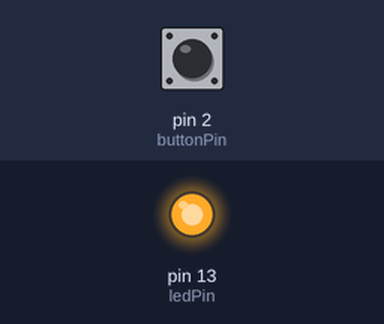
The sketch below on a simulated Arduino Uno, built with avr-gcc and run on an emulated ATmega328P. Parts: output pins drawn as LEDs (lit = HIGH). Inputs (shaded band) come from the test bench; at power-on: pin 2 (buttonPin) HIGH.

Above: at 1.2 s.
1.3 s: pin 2 (buttonPin) pulled LOW for 0.15 s
At 1.37 s:
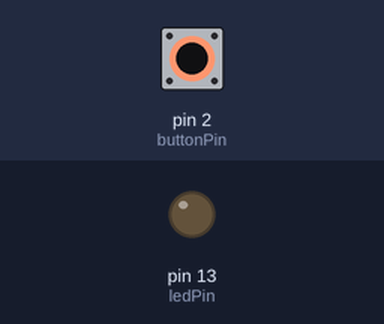
2.9 s: pin 2 (buttonPin) pulled LOW for 3.2 s
At 7.5 s:
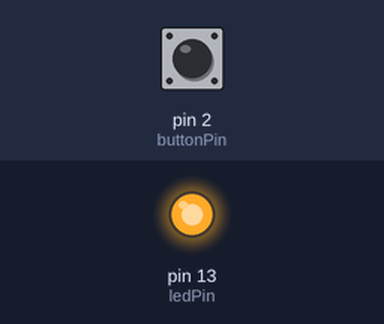
Timing chart, 0 to 9.0 s (numbered marks = the images above; inputs shaded):
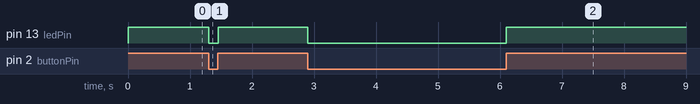

The sketch:

exemplo_4_bounce.ino
```cpp
#include <Bounce2.h>//https://github.com/thomasfredericks/Bounce2

int ledPin = 13;
int buttonPin = 2;
Bounce  bouncer  = Bounce();

void setup()
{
  pinMode(ledPin, OUTPUT);
  pinMode(buttonPin, INPUT);
	digitalWrite(buttonPin, HIGH);//Ativa o resitor de pull up
	bouncer.attach(buttonPin);
	bouncer.interval(5);
}
int flag = 0;
void loop()
{
  bouncer.update();
  flag = bouncer.read();

  if(flag)
    digitalWrite(ledPin,HIGH);
  else
    digitalWrite(ledPin, LOW);
}
```

Measured:
- after the input at 1.3 s, pin 13 (ledPin): HIGH → LOW at once, → HIGH 0.15 s later
- after the input at 2.9 s, pin 13 (ledPin): HIGH → LOW at once, → HIGH 3.2 s later
